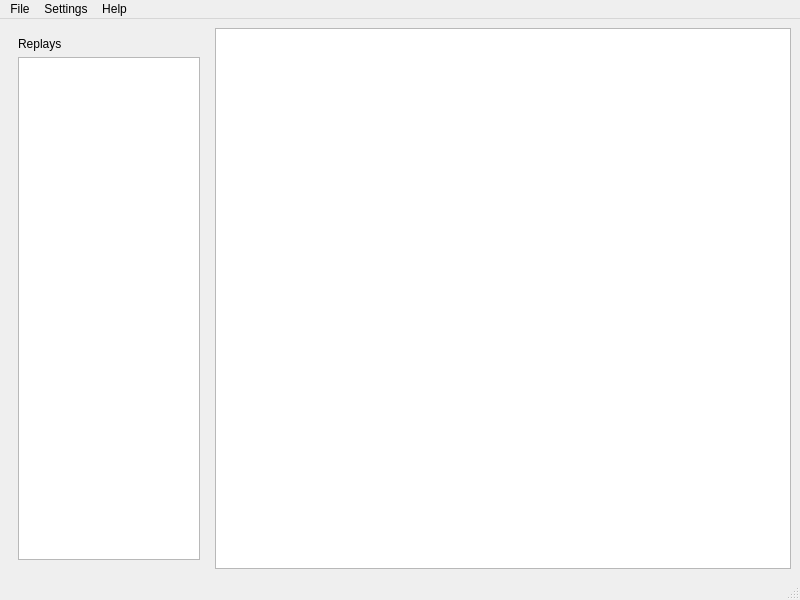
<?xml version="1.0" encoding="UTF-8"?>
<ui version="4.0">
 <class>MainWindow</class>
 <widget class="QMainWindow" name="MainWindow">
  <property name="geometry">
   <rect>
    <x>0</x>
    <y>0</y>
    <width>800</width>
    <height>600</height>
   </rect>
  </property>
  <property name="minimumSize">
   <size>
    <width>800</width>
    <height>600</height>
   </size>
  </property>
  <property name="windowTitle">
   <string notr="true">Skullgirls Ticket Booth</string>
  </property>
  <widget class="QWidget" name="centralwidget">
   <layout class="QFormLayout" name="formLayout">
    <item row="0" column="0">
     <widget class="QWidget" name="replayListWidget" native="true">
      <property name="maximumSize">
       <size>
        <width>200</width>
        <height>16777215</height>
       </size>
      </property>
      <layout class="QVBoxLayout" name="verticalLayout">
       <item>
        <widget class="QLabel" name="label_replays">
         <property name="text">
          <string>Replays</string>
         </property>
        </widget>
       </item>
       <item>
        <widget class="QListView" name="listview_replays">
         <property name="editTriggers">
          <set>QAbstractItemView::NoEditTriggers</set>
         </property>
        </widget>
       </item>
      </layout>
     </widget>
    </item>
    <item row="0" column="1">
     <widget class="QTextEdit" name="text_replay">
      <property name="readOnly">
       <bool>true</bool>
      </property>
     </widget>
    </item>
   </layout>
  </widget>
  <widget class="QStatusBar" name="statusbar"/>
  <widget class="QMenuBar" name="menubar">
   <property name="geometry">
    <rect>
     <x>0</x>
     <y>0</y>
     <width>800</width>
     <height>30</height>
    </rect>
   </property>
   <widget class="QMenu" name="menuFile">
    <property name="title">
     <string>File</string>
    </property>
    <addaction name="actionOpen"/>
    <addaction name="actionExit"/>
   </widget>
   <widget class="QMenu" name="menuSettings">
    <property name="title">
     <string>Settings</string>
    </property>
   </widget>
   <widget class="QMenu" name="menuHelp">
    <property name="title">
     <string>Help</string>
    </property>
    <addaction name="actionAbout"/>
   </widget>
   <addaction name="menuFile"/>
   <addaction name="menuSettings"/>
   <addaction name="menuHelp"/>
  </widget>
  <action name="actionOpen">
   <property name="text">
    <string>Open</string>
   </property>
  </action>
  <action name="actionExit">
   <property name="text">
    <string>Exit</string>
   </property>
   <property name="statusTip">
    <string>Exit</string>
   </property>
  </action>
  <action name="actionAbout">
   <property name="text">
    <string>About</string>
   </property>
  </action>
 </widget>
 <resources/>
 <connections/>
</ui>
